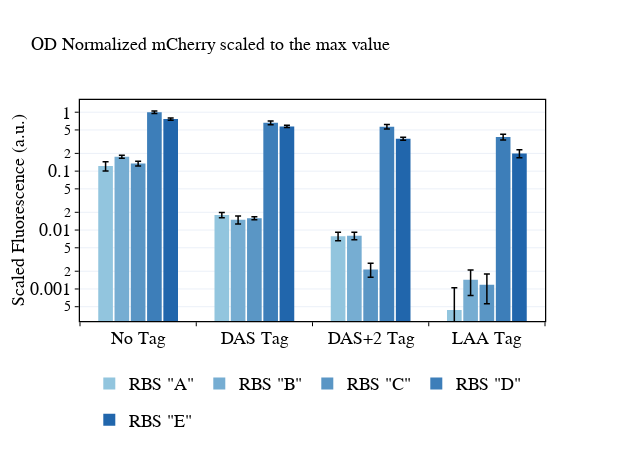
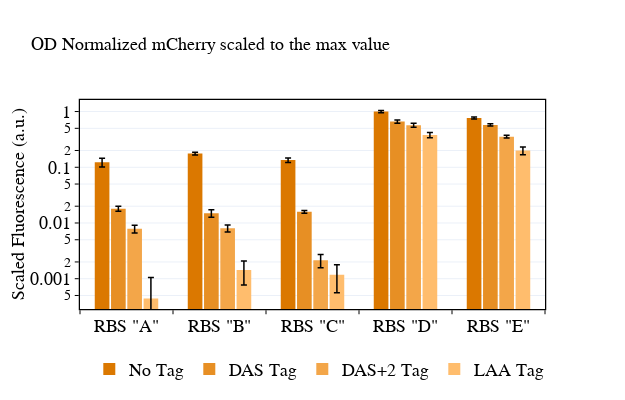

Write notebook code for charts like these, in order.
### Code cell
strains = ['0010', '0011', '0012', '0013',
           '0020', '0021', '0022', '0023',
          '0030', '0031', '0032', '0033',
          '0040', '0041', '0042', '0043',
          '0050', '0051', '0052', '0053']
rep_list = [replicate for replicate in expt.replicate_trials if
            str(replicate.trial_identifier.strain.name) in strains]
rep_list = sorted(rep_list, key=lambda rep: str(rep.trial_identifier.strain))
norm = True
analyte_of_interest = 'mCherry'
title = ''
title += 'OD Normalized '+analyte_of_interest+' '
attr = 'data_vector'


max_ss = max([getattr(replicate.avg.analyte_dict[analyte_of_interest], attr)[-1]
             for replicate in rep_list])
min_ss = min([getattr(replicate.avg.analyte_dict[analyte_of_interest], attr)[-1]
             for replicate in rep_list])

if norm:
    title = title + 'scaled to the max value'

#First separate by Degradation Tag - Observe effect of RBS
trace_list = []
for index,rbs_level in enumerate(['1','2','3','4','5']):
    rbs_codes = {'1':'A', '2':'B', '3':'C', '4':'D', '5':'E'}
    reps=[]
    for rep in rep_list:
        if rep.trial_identifier.strain.name.lower() not in ['lac', 'tet', '0000']:
            ident = rep.trial_identifier.strain.name.replace('00','').split()
            if ident:
                if ident[0][0] == rbs_level:
                    reps.append(rep)
    reps = sorted(reps, key=lambda rep: str(rep.trial_identifier.strain))
    x = ['No Tag', 'DAS Tag', 'DAS+2 Tag', 'LAA Tag']

    if norm:
        base = 0#min_ss
        scale = max_ss# - min_ss
    else:
        base=0
        scale=1

    y = [(getattr(rep.avg.analyte_dict[analyte_of_interest], attr)[-1] - base)/(scale)
         for rep in reps]
    y_errs = [(getattr(rep.std.analyte_dict[analyte_of_interest], attr)[-1])/(scale)
         for rep in reps]

    if rbs_level=='1':
        showlegend=True
    else:
        showlegened=False
    if reps:
        trace_list.append(go.Bar(x=x,
                             y=y,
                             error_y=dict(type='data', array=y_errs, thickness=1.5, width=3, color='black'),
                             marker=dict(color=py.colors.n_colors(py.colors.diverging.RdBu[-4], py.colors.diverging.RdBu[-2], 5, colortype='rgb')[index], line=dict(width=0)),
                             showlegend=showlegend,# yaxis='y2',
                             legendgroup=str(rbs_level),
                             name='RBS "'+str(rbs_codes[rbs_level])+'"'))

width=700
fig1=go.Figure(data=trace_list)
fig1.update_xaxes(showline=True, linewidth=1.25, linecolor='black', mirror=True, side='bottom',
                  ticks='outside', ticklen=4, tickangle=0, tickson='boundaries', title_font=dict(size=18, family='Myriad Pro', color='black'),
                  tickfont=dict(size=18, family='Myriad Pro', color='black'), tickcolor='black',
                  showgrid=False,zeroline=False)
fig1.update_layout(height=450, width=625, legend_orientation='h', legend_y=-0.2, 
                   title_font=dict(family='Myriad Pro',size=18, color='black'),
                   legend_x=0.02, bargap=0.3, bargroupgap=0.1, title=title,
                   legend_font=dict(family='Myriad Pro', size=18, color='black'))
fig1['layout']['title']['font'] = dict(family='Myriad Pro',size=18, color='black')
fig1['layout']['yaxis'] = dict(title='Scaled Fluorescence (a.u.)', title_standoff=0,
                             title_font=dict(family='Myriad Pro', size=18, color='black'),
                             showline=True, linewidth=1.25, linecolor='black', mirror=True, nticks=9,
                             ticks='outside', ticklen=4, tickangle=0, type='log',
                             tickfont=dict(family='Myriad Pro',size=18, color='black'), tickcolor='black', 
                             showgrid=True,zeroline=False,side='left')
plot(fig1)
trace_list = []
for index,deg_level in enumerate(['0','1','2','3']):
    deg_codes = {'0': 'No Tag', '1':'DAS Tag', '2':'DAS+2 Tag', '3':'LAA Tag'}
    reps=[]
    for rep in rep_list:
        if rep.trial_identifier.strain.name.lower() not in ['lac', 'tet', '0000']:
            ident = rep.trial_identifier.strain.name.replace('00','').split()
            if ident:
                if ident[0][1] == deg_level:
                    reps.append(rep)
    reps = sorted(reps, key=lambda rep: str(rep.trial_identifier.strain))
    x = ['RBS "A"', 'RBS "B"', 'RBS "C"', 'RBS "D"', 'RBS "E"']

    y = [(getattr(rep.avg.analyte_dict[analyte_of_interest], attr)[-1] - base)/(scale)
         for rep in reps]
    y_errs = [(getattr(rep.std.analyte_dict[analyte_of_interest], attr)[-1])/(scale)
         for rep in reps]


    if deg_level=='0':
        showlegend=True
    else:
        showlegened=False
    if reps:
        trace_list.append(go.Bar(x=x,
                             y=y,
                             error_y=dict(type='data', array=y_errs, thickness=1.5, width=3, color='black'),
                             marker=dict(color=py.colors.n_colors(colors['oranges'][1], colors['oranges'][-1], 4, colortype='rgb')[::-1][index], line=dict(width=0)),
                             showlegend=showlegend,# yaxis='y2',
                             legendgroup=str(deg_level),
                             name=deg_codes[deg_level]))

fig2=go.Figure(data=trace_list)
fig2.update_xaxes(showline=True, linewidth=1.25, linecolor='black', mirror=True, side='bottom',
                  ticks='outside', ticklen=4, tickangle=0, tickson='boundaries', title_font=dict(size=18, family='Myriad Pro', color='black'),
                  tickfont=dict(size=18, family='Myriad Pro', color='black'), tickcolor='black',
                  showgrid=False,zeroline=False)
fig2.update_layout(height=400, width=625, legend_orientation='h', legend_y=-0.2, 
                   title_font=dict(family='Myriad Pro',size=18, color='black'),
                   legend_x=0.02, bargap=0.3, bargroupgap=0.1, title=title,
                   legend_font=dict(family='Myriad Pro', size=18, color='black'))
fig2['layout']['title']['font'] = dict(family='Myriad Pro',size=18, color='black')
fig2['layout']['yaxis'] = dict(title='Scaled Fluorescence (a.u.)', title_standoff=0,
                             title_font=dict(family='Myriad Pro', size=18, color='black'),
                             showline=True, linewidth=1.25, linecolor='black', mirror=True, nticks=9,
                             ticks='outside', ticklen=4, tickangle=0, type='log',
                             tickfont=dict(family='Myriad Pro',size=18, color='black'), tickcolor='black', 
                             showgrid=True,zeroline=False,side='left')
plot(fig2)

# fig1.write_image("fig00XX_RBS.svg", format='svg')
# fig2.write_image("fig00XX_deg.svg", format='svg')

### Figure 1 — Plotly figure (JSON) as saved in the notebook; plotly's stock layout.template omitted (floating-point values rounded to 4 significant figures)
{"data": [{"error_y": {"array": [0.02198, 0.001884, 0.001264, 0.0006099], "color": "black", "thickness": 1.5, "type": "data", "width": 3}, "legendgroup": "1", "marker": {"color": "rgb(146.0, 197.0, 222.0)", "line": {"width": 0}}, "name": "RBS \"A\"", "showlegend": true, "type": "bar", "x": ["No Tag", "DAS Tag", "DAS+2 Tag", "LAA Tag"], "y": [0.1227, 0.01806, 0.007874, 0.0004405]}, {"error_y": {"array": [0.01059, 0.002342, 0.001179, 0.0006577], "color": "black", "thickness": 1.5, "type": "data", "width": 3}, "legendgroup": "2", "marker": {"color": "rgb(117.75, 173.25, 209.5)", "line": {"width": 0}}, "name": "RBS \"B\"", "showlegend": true, "type": "bar", "x": ["No Tag", "DAS Tag", "DAS+2 Tag", "LAA Tag"], "y": [0.1758, 0.01501, 0.008039, 0.001432]}, {"error_y": {"array": [0.01244, 0.0008873, 0.0005722, 0.0006132], "color": "black", "thickness": 1.5, "type": "data", "width": 3}, "legendgroup": "3", "marker": {"color": "rgb(89.5, 149.5, 197.0)", "line": {"width": 0}}, "name": "RBS \"C\"", "showlegend": true, "type": "bar", "x": ["No Tag", "DAS Tag", "DAS+2 Tag", "LAA Tag"], "y": [0.1344, 0.01589, 0.002148, 0.001175]}, {"error_y": {"array": [0.04628, 0.04627, 0.04865, 0.04178], "color": "black", "thickness": 1.5, "type": "data", "width": 3}, "legendgroup": "4", "marker": {"color": "rgb(61.25, 125.75, 184.5)", "line": {"width": 0}}, "name": "RBS \"D\"", "showlegend": true, "type": "bar", "x": ["No Tag", "DAS Tag", "DAS+2 Tag", "LAA Tag"], "y": [1, 0.6617, 0.569, 0.3801]}, {"error_y": {"array": [0.03148, 0.0267, 0.02075, 0.03153], "color": "black", "thickness": 1.5, "type": "data", "width": 3}, "legendgroup": "5", "marker": {"color": "rgb(33.0, 102.0, 172.0)", "line": {"width": 0}}, "name": "RBS \"E\"", "showlegend": true, "type": "bar", "x": ["No Tag", "DAS Tag", "DAS+2 Tag", "LAA Tag"], "y": [0.7642, 0.5743, 0.3547, 0.2]}], "layout": {"bargap": 0.3, "bargroupgap": 0.1, "height": 450, "legend": {"font": {"color": "black", "family": "Myriad Pro", "size": 18}, "orientation": "h", "x": 0.02, "y": -0.2}, "title": {"font": {"color": "black", "family": "Myriad Pro", "size": 18}, "text": "OD Normalized mCherry scaled to the max value"}, "width": 625, "xaxis": {"linecolor": "black", "linewidth": 1.25, "mirror": true, "showgrid": false, "showline": true, "side": "bottom", "tickangle": 0, "tickcolor": "black", "tickfont": {"color": "black", "family": "Myriad Pro", "size": 18}, "ticklen": 4, "ticks": "outside", "tickson": "boundaries", "title": {"font": {"color": "black", "family": "Myriad Pro", "size": 18}}, "zeroline": false}, "yaxis": {"linecolor": "black", "linewidth": 1.25, "mirror": true, "nticks": 9, "showgrid": true, "showline": true, "side": "left", "tickangle": 0, "tickcolor": "black", "tickfont": {"color": "black", "family": "Myriad Pro", "size": 18}, "ticklen": 4, "ticks": "outside", "title": {"font": {"color": "black", "family": "Myriad Pro", "size": 18}, "standoff": 0, "text": "Scaled Fluorescence (a.u.)"}, "type": "log", "zeroline": false}}}

### Figure 2 — Plotly figure (JSON) as saved in the notebook; plotly's stock layout.template omitted (floating-point values rounded to 4 significant figures)
{"data": [{"error_y": {"array": [0.02198, 0.01059, 0.01244, 0.04628, 0.03148], "color": "black", "thickness": 1.5, "type": "data", "width": 3}, "legendgroup": "0", "marker": {"color": "rgb(219.0, 120.0, 0.0)", "line": {"width": 0}}, "name": "No Tag", "showlegend": true, "type": "bar", "x": ["RBS \"A\"", "RBS \"B\"", "RBS \"C\"", "RBS \"D\"", "RBS \"E\""], "y": [0.1227, 0.1758, 0.1344, 1, 0.7642]}, {"error_y": {"array": [0.001884, 0.002342, 0.0008873, 0.04627, 0.0267], "color": "black", "thickness": 1.5, "type": "data", "width": 3}, "legendgroup": "1", "marker": {"color": "rgb(231.0, 143.0, 36.33333333333333)", "line": {"width": 0}}, "name": "DAS Tag", "showlegend": true, "type": "bar", "x": ["RBS \"A\"", "RBS \"B\"", "RBS \"C\"", "RBS \"D\"", "RBS \"E\""], "y": [0.01806, 0.01501, 0.01589, 0.6617, 0.5743]}, {"error_y": {"array": [0.001264, 0.001179, 0.0005722, 0.04865, 0.02075], "color": "black", "thickness": 1.5, "type": "data", "width": 3}, "legendgroup": "2", "marker": {"color": "rgb(243.0, 166.0, 72.66666666666666)", "line": {"width": 0}}, "name": "DAS+2 Tag", "showlegend": true, "type": "bar", "x": ["RBS \"A\"", "RBS \"B\"", "RBS \"C\"", "RBS \"D\"", "RBS \"E\""], "y": [0.007874, 0.008039, 0.002148, 0.569, 0.3547]}, {"error_y": {"array": [0.0006099, 0.0006577, 0.0006132, 0.04178, 0.03153], "color": "black", "thickness": 1.5, "type": "data", "width": 3}, "legendgroup": "3", "marker": {"color": "rgb(255.0, 189.0, 109.0)", "line": {"width": 0}}, "name": "LAA Tag", "showlegend": true, "type": "bar", "x": ["RBS \"A\"", "RBS \"B\"", "RBS \"C\"", "RBS \"D\"", "RBS \"E\""], "y": [0.0004405, 0.001432, 0.001175, 0.3801, 0.2]}], "layout": {"bargap": 0.3, "bargroupgap": 0.1, "height": 400, "legend": {"font": {"color": "black", "family": "Myriad Pro", "size": 18}, "orientation": "h", "x": 0.02, "y": -0.2}, "title": {"font": {"color": "black", "family": "Myriad Pro", "size": 18}, "text": "OD Normalized mCherry scaled to the max value"}, "width": 625, "xaxis": {"linecolor": "black", "linewidth": 1.25, "mirror": true, "showgrid": false, "showline": true, "side": "bottom", "tickangle": 0, "tickcolor": "black", "tickfont": {"color": "black", "family": "Myriad Pro", "size": 18}, "ticklen": 4, "ticks": "outside", "tickson": "boundaries", "title": {"font": {"color": "black", "family": "Myriad Pro", "size": 18}}, "zeroline": false}, "yaxis": {"linecolor": "black", "linewidth": 1.25, "mirror": true, "nticks": 9, "showgrid": true, "showline": true, "side": "left", "tickangle": 0, "tickcolor": "black", "tickfont": {"color": "black", "family": "Myriad Pro", "size": 18}, "ticklen": 4, "ticks": "outside", "title": {"font": {"color": "black", "family": "Myriad Pro", "size": 18}, "standoff": 0, "text": "Scaled Fluorescence (a.u.)"}, "type": "log", "zeroline": false}}}
